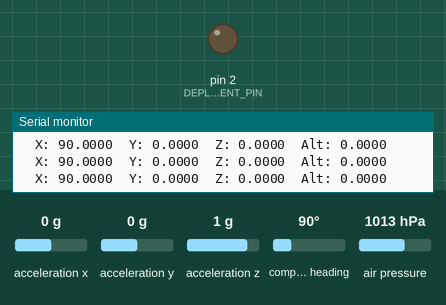
A sketch run on a simulated Arduino Uno, built with avr-gcc and run on an emulated ATmega328P. Shown: output pins drawn as LEDs (lit = HIGH), the last lines printed to the serial monitor. The test bench sets the inputs (shaded band); at power-on: acceleration x 0 g, acceleration z 1 g, air pressure 1013 hPa, acceleration y 0 g, compass heading 90°. At 25.3 s the program stops and its outputs stay as they are.

Above: at 4.7 s.
4.8 s: acceleration x set to 0.8 g
7.8 s: acceleration z set to 1.4 g
10.8 s: air pressure set to 952 hPa
13.8 s: acceleration z set to 0.4 g
15.3 s: acceleration z set to 0.1 g
At 16.1 s:
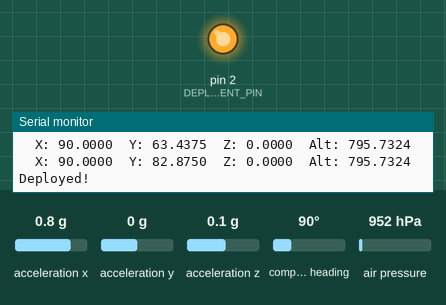
Timing chart, 0 to 26.8 s (numbered marks = the images above; inputs shaded):
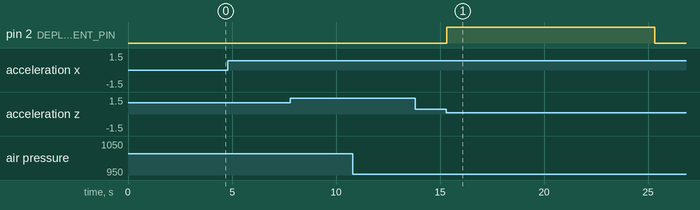

Measured:
- the behaviour switches between 0.3 and 0.2 g on acceleration z (found by bisection; images 0 and 1)
- after the input at 15.3 s, pin 2 (DEPLOYMENT_PIN): LOW → HIGH at once, → LOW 10.0 s later

The sketch:

deployment_4am_remix_with_sonic_and_knuckles.ino
```cpp
#include <Wire.h>
#include <Adafruit_Sensor.h>
#include <Adafruit_BNO055.h>
#include "Adafruit_BMP3XX.h"
#include <utility/imumaths.h>

#define APOGEE 1                       // Test apogee
#define SEALEVELPRESSURE_HPA (109.25) // This needs to be set for the location and day
#define SOME_AMOUNT_I_DONT_REALLY_CARE  750 // meters

#define DEPLOYMENT_PIN 2

#define DEBUG_PRINT

Adafruit_BNO055 bno = Adafruit_BNO055(55);
Adafruit_BMP3XX bmp1;
// Initialize altitude
static float offset, altitude;

void setup(void)
{
  Serial.begin(115200);
  Serial.println("Orientation Sensor Test"); Serial.println("");

  pinMode(DEPLOYMENT_PIN, OUTPUT);
  digitalWrite(DEPLOYMENT_PIN, LOW);


  /* Initialise the sensor */
//  if(!bno.begin())
//  {
//    /* There was a problem detecting the BNO055 ... check your connections */
//    Serial.print("Ooops, no BNO055 detected ... Check your wiring or I2C ADDR!");
//    while(1);
//  }
  if (!bmp1.begin_I2C()) {   // hardware I2C mode, can pass in address & alt Wire
                            // uint8_t addr=BMP10XX_DEFAULT_ADDRESS, TwoWire *theWire=&Wire
    Serial.println("Could not find a valid BMP388 sensor, check wiring!");
    while (1);
  }

  // Set up oversampling and filter initialization
  bmp1.setTemperatureOversampling(BMP3_OVERSAMPLING_8X);
  bmp1.setPressureOversampling(BMP3_OVERSAMPLING_4X);
  bmp1.setIIRFilterCoeff(BMP3_IIR_FILTER_COEFF_3);
  bmp1.setOutputDataRate(BMP3_ODR_50_HZ);

  // let sensor setup
  delay(2000);

  // read out garbage
  altitude = bmp1.readAltitude(SEALEVELPRESSURE_HPA);
  delay(500);


  // set offset
  offset = bmp1.readAltitude(SEALEVELPRESSURE_HPA);

  delay(1000);

  bno.setExtCrystalUse(true);
}

int v_magnitude = 0;

float ref_X;
float ref_Y;
float ref_Z;
int counter = 0;
static float x_rotation, y_rotation, z_rotation;

void loop(void)
{

  /* Get a new sensor event */
  sensors_event_t event;
  bno.getEvent(&event);

  if(counter == 0)
  {
    ref_X = (event.orientation.x > 180)? event.orientation.x - 360: event.orientation.x;
    ref_Y = (event.orientation.y > 180)? event.orientation.y - 360: event.orientation.y;
    ref_Z = (event.orientation.z > 180)? event.orientation.z - 360: event.orientation.z;
    counter++;
  }

#ifdef DEBUG_PRINT
//    Serial.print("Ref_x:");
//    Serial.print(ref_X, 4);
//    Serial.print("Ref_y:");
//    Serial.print(ref_Y, 4);
//    Serial.print("Ref_z:");
//    Serial.print(ref_Z, 4);
//    Serial.print("\n");
    //Serial.print("X: %f, Y %f, Z %f",ref_X, ref_Y, ref_Z);
#endif
//  }

  x_rotation = (event.orientation.x > 180)? event.orientation.x - 360: event.orientation.x;
  y_rotation = (event.orientation.y > 180)? event.orientation.y - 360: event.orientation.y;
  z_rotation = (event.orientation.z > 180)? event.orientation.z - 360: event.orientation.z;

  altitude = (bmp1.readAltitude(SEALEVELPRESSURE_HPA) - offset);


#ifdef DEBUG_PRINT
  Serial.print("\tX: ");
  Serial.print(x_rotation, 4);
  Serial.print("\tY: ");
  Serial.print(y_rotation, 4);
  Serial.print("\tZ: ");
  Serial.print(z_rotation, 4);
  Serial.print("\tAlt: ");
  Serial.print(altitude, 4);
  Serial.println("");
#endif

  if(( abs(y_rotation - ref_Y) >= 75 || abs(z_rotation - ref_Z) >= 75)&& (altitude > SOME_AMOUNT_I_DONT_REALLY_CARE))/* */
  {

    Serial.println("Deployed!");
    digitalWrite(DEPLOYMENT_PIN, HIGH);
    delay(10000);
    digitalWrite(DEPLOYMENT_PIN,LOW);
    while(1);
  /*}*/
  }


  delay(10);
}
```
